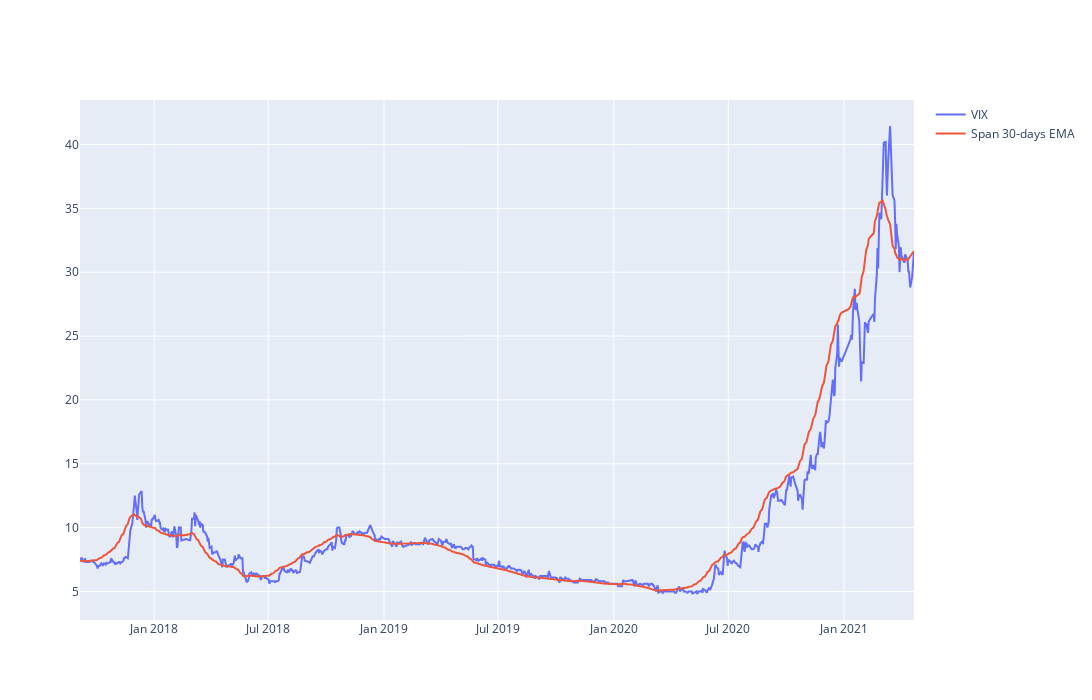

The cell this chart's notebook holds for it:
### Code cell
#plot linechart for HPG price
short_rolling = df['<Close>'].rolling(window=20).mean()

ema_long = df['<Close>'].ewm(span=30, adjust=False).mean()

line_price = df['<Close>']
fig = go.Figure()
fig.update_layout(  autosize=False,   width=1200,    height=700)
#px.line(df_hpg, x='datetime', y='<Close>', labels={'x':'Date', 'y':'Price'})

fig.add_trace(go.Scatter(x=df.datetime, y=line_price, 
                        mode='lines', name='VIX'))



fig.add_trace(go.Scatter(x=df.datetime, y=ema_long, 
                        mode='lines', name='Span 30-days EMA'))

### Figure 1 — Plotly figure (JSON) as saved in the notebook; plotly's stock layout.template omitted (floating-point values rounded to 4 significant figures; data arrays with more than 128 entries replaced by an {"elided": "..."} marker saying what was removed)
{"data": [{"mode": "lines", "name": "VIX", "type": "scatter", "x": {"elided": "899 str values"}, "y": {"elided": "899 float values"}}, {"mode": "lines", "name": "Span 30-days EMA", "type": "scatter", "x": {"elided": "899 str values"}, "y": {"elided": "899 float values"}}], "layout": {"autosize": false, "height": 700, "width": 1200}}
